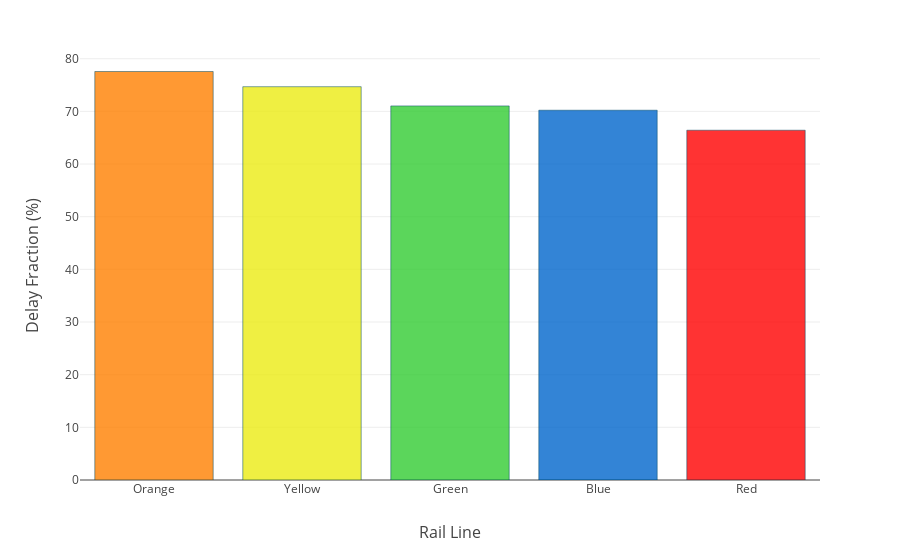

The cell this chart's notebook holds for it:
### Code cell
colors = []
for row in norm_delay_routes.index:
    color = norm_delay_routes.loc[row,'lineColor']
    colors.append(lineColors[str(color)])
colors

data = [go.Bar(x=norm_delay_routes['lineColor'],
            y=norm_delay_routes['delay']*100,
       marker=dict(
       color=colors,
       line=dict(color='rgba(0, 77, 102, .5)',
            width=1,)))]

layout = go.Layout(
    yaxis={'title':'Delay Fraction (%)', 'titlefont':{'size':16}},
    xaxis={'title':'Rail Line', 'titlefont':{'size':16}},
    showlegend=False,
    margin=dict(t=50)
)

fig = go.Figure(data=data, layout=layout)
plotly.offline.iplot(fig, filename='delay-route-norm.html')

### Figure 1 — Plotly figure (JSON) as saved in the notebook; plotly's stock layout.template omitted (floating-point values rounded to 4 significant figures)
{"data": [{"marker": {"color": ["rgba(255, 128, 0, 0.8)", "rgba(236, 236, 19, 0.8)", "rgba(51, 204, 51, 0.8)", "rgba(0, 102, 204, 0.8)", "rgba(255, 0, 0, 0.8)"], "line": {"color": "rgba(0, 77, 102, .5)", "width": 1}}, "type": "bar", "uid": "a9a975f6-afac-11e8-b006-e442a6f8adc6", "x": ["Orange", "Yellow", "Green", "Blue", "Red"], "y": [77.57, 74.69, 71.04, 70.22, 66.42]}], "layout": {"margin": {"t": 50}, "showlegend": false, "xaxis": {"title": "Rail Line", "titlefont": {"size": 16}}, "yaxis": {"title": "Delay Fraction (%)", "titlefont": {"size": 16}}}}
